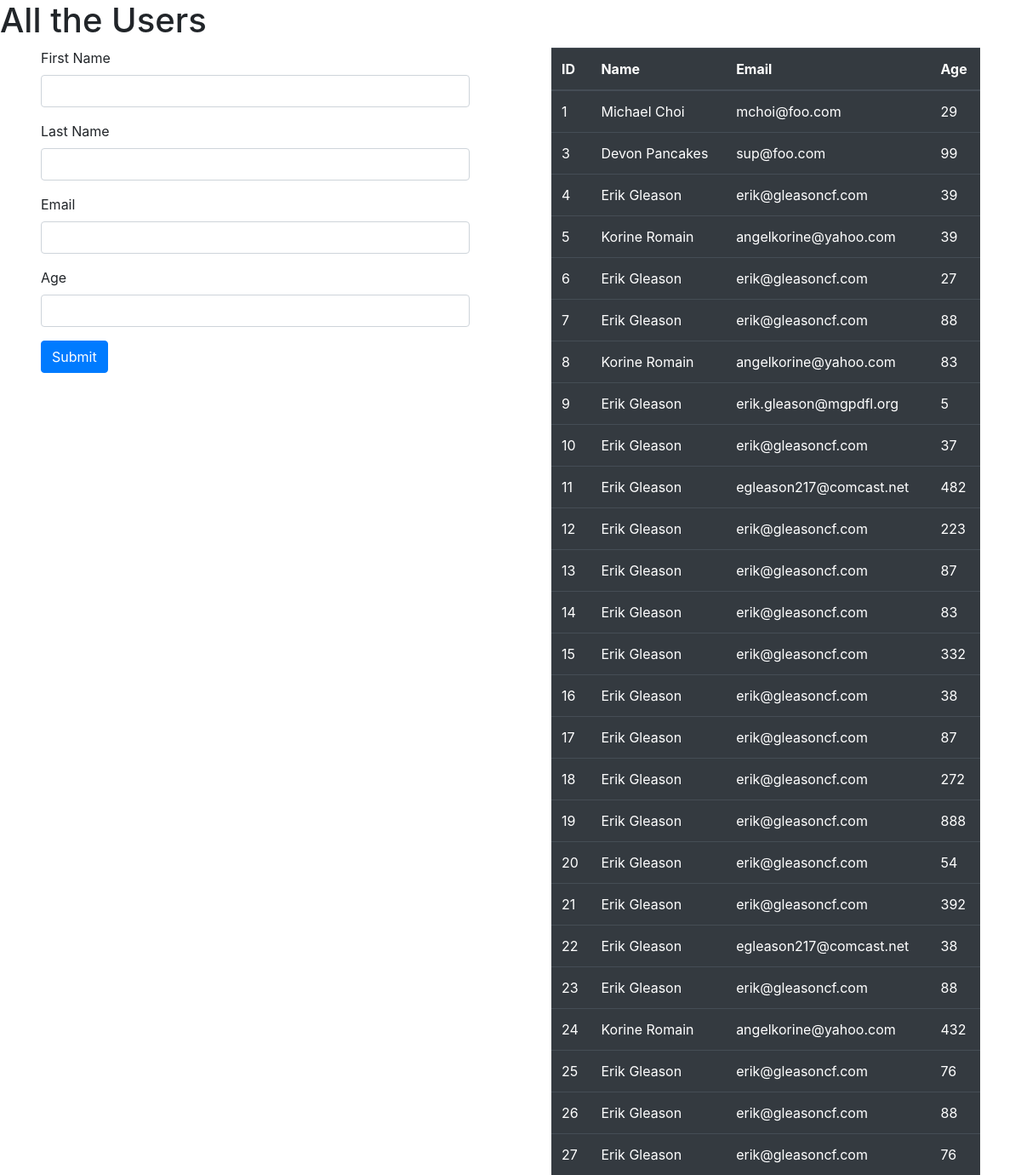
The page / on the database its author committed.
### users_app/models.py (models this page shows)
class Users(models.Model):
    first_name = models.CharField(max_length=255)
    last_name = models.CharField(max_length=255)
    email = models.CharField(max_length=255)
    age = models.IntegerField()
    created_at = models.DateTimeField(auto_now_add=True)
    updated_at = models.DateTimeField(auto_now=True)
    @property
    def full_name(self):
        return f"{self.first_name} {self.last_name}"

### users_app/views.py (the view)
# urls.py: path('', views.index),
def index(request):
    context = {
        'users': Users.objects.all()
    }
    return render(request, 'index.html', context)

### users_app/templates/index.html (shortened to what this page needs)
<!DOCTYPE html>
<html lang="en">
<head>
    <link href="https://stackpath.bootstrapcdn.com/bootstrap/4.5.0/css/bootstrap.min.css" rel="stylesheet">
    {% load static %}
    <link rel="stylesheet" href="static/style.css">
</head>
<body>
    <div id= "wrapper">
        <h1>All the Users</h1>
        <div id="home">
            <form action="/create" method="POST">
                <div class="form-group">
                    <label for="first_name">First Name</label>
                    <input type="text" id="first_name" name="first_name" class="form-control">
                </div>
                <div class="form-group">
                    <label for="last_name">Last Name</label>
                    <input type="text" id="last_name" name="last_name" class="form-control">
                </div>
                <div class="form-group">
                    <label for="email">Email</label>
                    <input type="email" id="email" name="email" class="form-control">
                </div>
                <div class="form-group">
                    <label for="age">Age</label>
                    <input type="number" id="age" name="age" class="form-control">
                </div>
                <button class="btn btn-primary">Submit</button>
            </form>
            <table class="table table-dark">
                <thead>
                    <tr>
                        <th>ID</th>
                        <th>Name</th>
                        <th>Email</th>
                        <th>Age</th>
                    </tr>
                </thead>
                <tbody>
                {% for i in users %}
                    <tr>
                        <td>{{i.id}}</td>
                        <td>{{i.full_name}}</td>
                        <td>{{i.email}}</td>
                        <td>{{i.age}}</td>
                    </tr>
                {% endfor %}
                </tbody>
            </table>
        </div>
    </div>
</body>
</html>

### users_app/Static/style.css (style rules this page uses)
#home { display: flex; justify-content: space-between; }
#home > * { width: 50%; margin: 0 3em; }

### rows shown on the page
Users: id "1", full_name "Michael Choi", email "mchoi@foo.com", age "29"
Users: id "3", full_name "Devon Pancakes", email "sup@foo.com", age "99"
Users: id "4", full_name "Erik Gleason", email "erik@gleasoncf.com", age "39"
Users: id "5", full_name "Korine Romain", email "angelkorine@yahoo.com", age "39"
Users: id "6", full_name "Erik Gleason", email "erik@gleasoncf.com", age "27"
Users: id "7", full_name "Erik Gleason", email "erik@gleasoncf.com", age "88"
Users: id "8", full_name "Korine Romain", email "angelkorine@yahoo.com", age "83"
Users: id "9", full_name "Erik Gleason", email "erik.gleason@mgpdfl.org", age "5"
Users: id "10", full_name "Erik Gleason", email "erik@gleasoncf.com", age "37"
Users: id "11", full_name "Erik Gleason", email "egleason217@comcast.net", age "482"
Users: id "12", full_name "Erik Gleason", email "erik@gleasoncf.com", age "223"
Users: id "13", full_name "Erik Gleason", email "erik@gleasoncf.com", age "87"
Users: id "14", full_name "Erik Gleason", email "erik@gleasoncf.com", age "83"
Users: id "15", full_name "Erik Gleason", email "erik@gleasoncf.com", age "332"
Users: id "16", full_name "Erik Gleason", email "erik@gleasoncf.com", age "38"
Users: id "17", full_name "Erik Gleason", email "erik@gleasoncf.com", age "87"
Users: id "18", full_name "Erik Gleason", email "erik@gleasoncf.com", age "272"
Users: id "19", full_name "Erik Gleason", email "erik@gleasoncf.com", age "888"
Users: id "20", full_name "Erik Gleason", email "erik@gleasoncf.com", age "54"
Users: id "21", full_name "Erik Gleason", email "erik@gleasoncf.com", age "392"
Users: id "22", full_name "Erik Gleason", email "egleason217@comcast.net", age "38"
Users: id "23", full_name "Erik Gleason", email "erik@gleasoncf.com", age "88"
Users: id "24", full_name "Korine Romain", email "angelkorine@yahoo.com", age "432"
Users: id "25", full_name "Erik Gleason", email "erik@gleasoncf.com", age "76"
Users: id "26", full_name "Erik Gleason", email "erik@gleasoncf.com", age "88"
Users: id "27", full_name "Erik Gleason", email "erik@gleasoncf.com", age "76"
